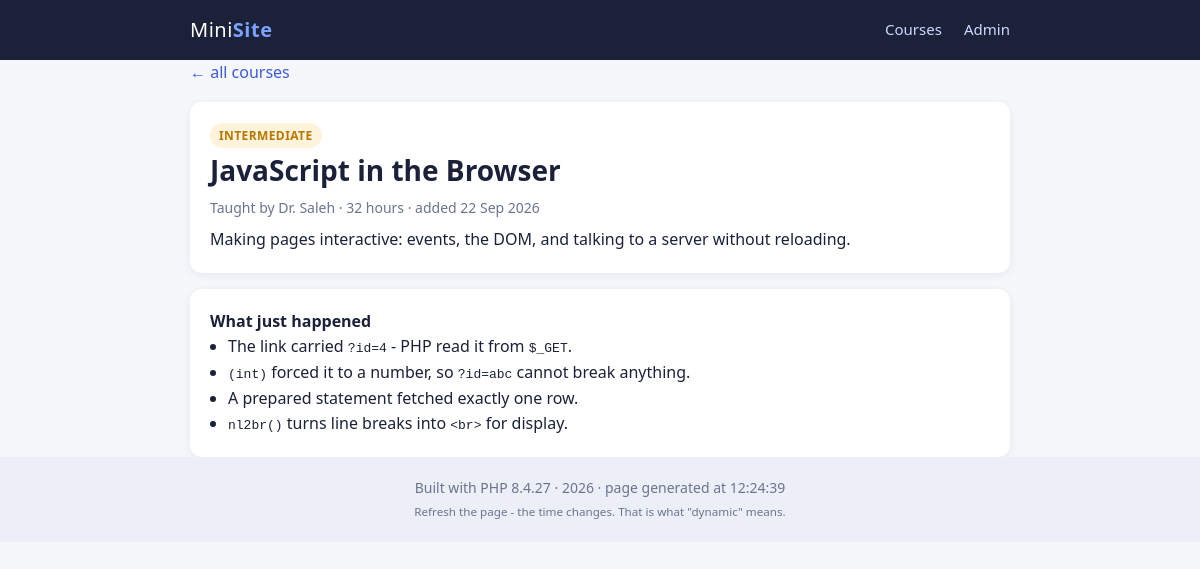
The app's page /detail.php?id=4 with its own data.
### tables this page shows
CREATE TABLE courses (
    id          INT AUTO_INCREMENT PRIMARY KEY,
    title       VARCHAR(120) NOT NULL,
    teacher     VARCHAR(80),
    level       VARCHAR(20),
    hours       INT,
    description TEXT,
    created     DATETIME DEFAULT CURRENT_TIMESTAMP
);

### detail.php (the view, shortened to what this page needs)
<?php
require "includes/db.php";
$id = (int)($_GET["id"] ?? 0);
$course = null;
if ($id > 0) {
    $stmt = mysqli_prepare($conn, "SELECT * FROM courses WHERE id = ?");
    mysqli_stmt_bind_param($stmt, "i", $id);
    mysqli_stmt_execute($stmt);
    $course = mysqli_fetch_assoc(mysqli_stmt_get_result($stmt));
}
require "includes/header.php";
?>
<a class="back" href="index.php">&larr; all courses</a>
<?php if (!$course): ?>
    <div class="card empty">
        <h1>Course not found</h1>
        <p>There is no course with id <?= $id ?>.</p>
        <p>Try <code>detail.php?id=1</code>, or go back to the list.</p>
    </div>
<?php else: ?>
    <div class="card">
        <span class="tag <?= htmlspecialchars($course["level"]) ?>"><?= htmlspecialchars($course["level"]) ?></span>
        <h1><?= htmlspecialchars($course["title"]) ?></h1>
        <p class="meta">
            Taught by <?= htmlspecialchars($course["teacher"]) ?>
            &middot; <?= (int)$course["hours"] ?> hours
            &middot; added <?= date("d M Y", strtotime($course["created"])) ?>
        </p>
        <p><?= nl2br(htmlspecialchars($course["description"])) ?></p>
    </div>
    <div class="card" style="margin-top:16px">
        <strong>What just happened</strong>
        <ul style="margin-left:18px">
            <li>The link carried <code>?id=<?= $id ?></code> - PHP read it from <code>$_GET</code>.</li>
            <li><code>(int)</code> forced it to a number, so <code>?id=abc</code> cannot break anything.</li>
            <li>A prepared statement fetched exactly one row.</li>
            <li><code>nl2br()</code> turns line breaks into <code>&lt;br&gt;</code> for display.</li>
        </ul>
    </div>
<?php endif; ?>
<?php
require "includes/footer.php";

### style.css (style rules this page uses)
* { box-sizing: border-box; margin: 0; padding: 0; }
body { font-family: system-ui, "Segoe UI", sans-serif; background: #f5f7fb; color: #1b2138; line-height: 1.6; }
h1 { font-size: 28px; margin-bottom: 4px; }
.card { background: #fff; border-radius: 12px; padding: 20px; box-shadow: 0 2px 10px rgba(20,30,60,.07); }
.meta { color: #6b7490; font-size: 14px; margin-bottom: 8px; }
.tag { display: inline-block; font-size: 12px; font-weight: 700; text-transform: uppercase; letter-spacing: .4px; padding: 3px 9px; border-radius: 20px; background: #e7ecff; color: #3b5bdb; }
.tag.intermediate { background: #fff3db; color: #b87700; }
.back { display: inline-block; margin-bottom: 16px; color: #3b5bdb; text-decoration: none; }

### records on screen
courses: level "INTERMEDIATE", title "JavaScript in the Browser", teacher "Dr. Saleh", hours "32", created "22 Sep 2026", description "Making pages interactive: events, the DOM, and talking to a server without reloading."

### other values on screen
$id "4"
PHP_VERSION "8.4.27"
